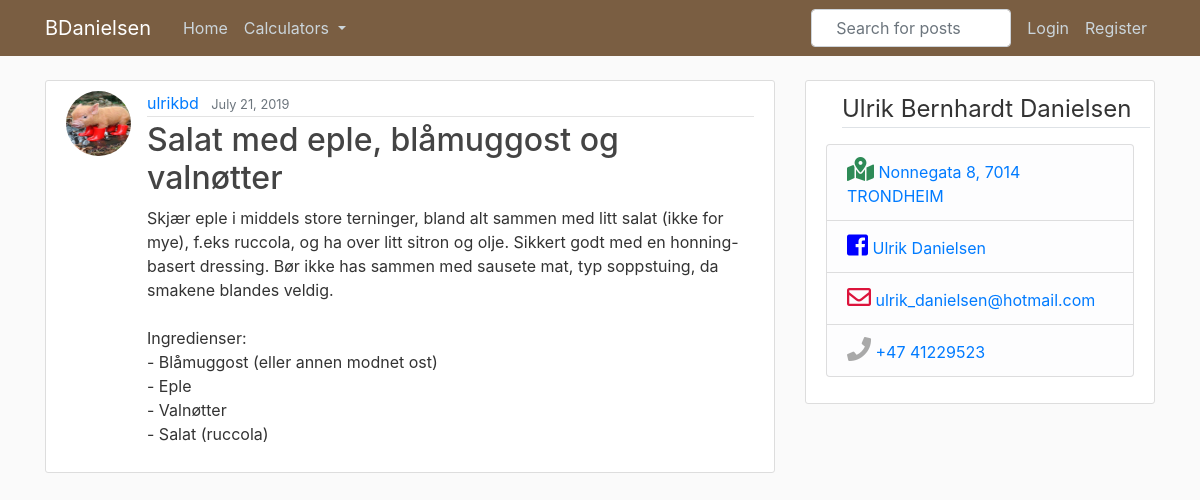
The page / on the database its author committed.
### blog/models.py (models this page shows, shortened)
class Post(models.Model):
    title = models.CharField(max_length=100)
    content = models.TextField()
    date_posted = models.DateTimeField(default=timezone.now)
    author = models.ForeignKey(User, on_delete=models.CASCADE)

### users/models.py (models this page shows, shortened)
class Profile(models.Model):
    user = models.OneToOneField(User, on_delete=models.CASCADE)
    image = models.ImageField(default='default.jpg', upload_to='profile_pics')

### blog/views.py (the view)
# urls.py: path('', PostListView.as_view(), name='blog-home'),
class PostListView(ListView):
    model = Post
    template_name = 'blog/home.html'
    context_object_name = 'posts'
    ordering = ['-date_posted']
    paginate_by = 5

### blog/templates/blog/home.html (shortened to what this page needs)
{% extends 'blog/base.html' %}
{% block content %}
    {% for post in posts %}
    <article class="media content-section">
      <img class='rounded-circle article-img' src="{{ post.author.profile.image.url }}">
      <div class="media-body">
        <div class="article-metadata">
          <a class="mr-2" href="{% url 'user-posts' post.author.username %}">{{ post.author }}</a>
          <small class="text-muted">{{ post.date_posted|date:'F d, Y' }}</small>
        </div>
        <h2><a class="article-title" href="{% url 'post-detail' post.id %}">{{ post.title }}</a></h2>
        <p class="article-content"> {{ post.content }} </p>
      </div>
    </article>
    {% endfor %}
{% endblock content %}

### blog/static/blog/main.css (style rules this page uses)
body { background: #fafafa; color: #333333; margin-top: 5rem; }
h1, h2, h3, h4, h5, h6 { color: #444444; }
.content-section { background: #ffffff; padding: 10px 20px; border: 1px solid #dddddd; border-radius: 3px; margin-bottom: 20px; }
.article-title { color: #444444; }
.article-content { white-space: pre-line; max-height: 15rem; overflow: hidden; }
.article-img { height: 65px; width: 65px; margin-right: 16px; }
.article-metadata { padding-bottom: 1px; margin-bottom: 4px; border-bottom: 1px solid #e3e3e3 }

### rows shown on the page
Post: author.profile.image (picture), author "ulrikbd", date_posted "July 21, 2019", title "Salat med eple, blåmuggost og valnøtter", content "Skjær eple i middels store terninger, bland alt sammen med litt salat (ikke for mye), f.eks ruccola, og ha over litt sitron og olje. Sikkert godt med en honning-basert dressing. Bør ikke has sammen med sausete mat, typ soppstuing, da smakene blandes veldig. Ingredienser: - Blåmuggost (eller annen modnet ost) - Eple - Valnøtter - Salat (ruccola)…"
